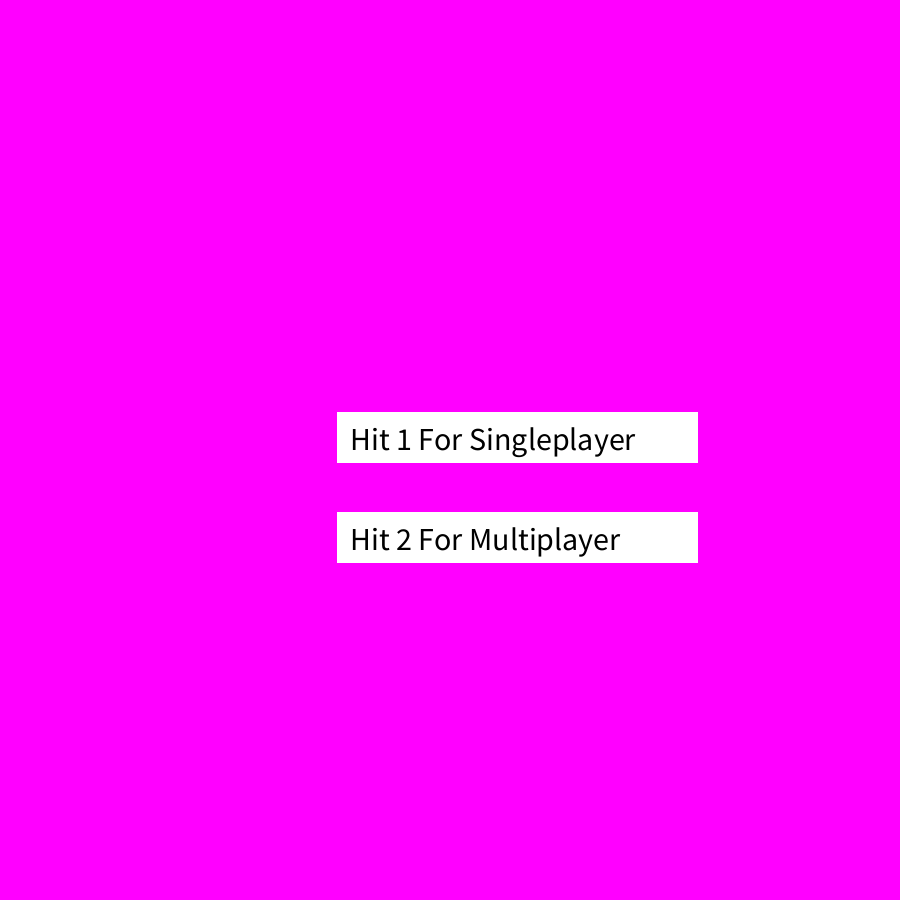
Frame 1 (no input)
Frame 60 (the mouse pressed at the canvas centre just before this capture): identical to frame 1, image omitted
Frame 120 (the mouse held since frame 60 and released just before this capture): identical to frame 1, image omitted

The Processing sketch that drew this single still picture (run headless with seeded random() and noise(); from frame 60 on, the mouse is pressed at the canvas centre):

// Processing sketch: project_16_2
// ── project_16_2.pde
float Xdir1 = 100;
float Ydir1 = 450;
float Xdir2 = 800;
float Ydir2 = 450;
float Xdir3 = 450;
float Ydir3 = 450;
float SpdX = 2;
float SpdY  = 2;
float red = 255;
float ble = 0;
int num1 = 0;
int num2 = 0;
float strt = random(-1,1);
float strt2 = random(-3,3);
float strt3 = random(-3,3);
float bnc = random(.3,1);
float bnc2 = random(-1,1);
boolean P2 = false;
boolean P1 = false;

void setup(){
  size(900,900);
  textSize(32);
}

void draw(){
if(P2 == false && P1 == false){
background(255,0,255);
stroke(255,255,255);
fill(255,255,255);
rect(337.5,412.5,360,50);
rect(337.5,512.5,360,50);
fill(0,0,0);
text("Hit 1 For Singleplayer",350,450);
text("Hit 2 For Multiplayer",350,550);
}
  if(P1 == true){
    P2 = false;
background(255,0,255);
fill(255,255,255);
stroke(255,255,255);
  text(num1,5,30);
  text(num2,875,30);
  rect(Xdir1,Ydir1,25,75);
  rect(Xdir2,Ydir2,25,75);
  ellipse(Xdir3,Ydir3,25,25);Xdir3 = Xdir3 + SpdX;
  Ydir3 = Ydir3 + SpdY;
  if(strt >= 0){
    Xdir3 = Xdir3 +strt2 * SpdX;
    Ydir3 = Ydir3 +strt3 * SpdY;
  }if(strt < 0){
    Xdir3 = Xdir3 +strt3 * SpdX;
    Ydir3 = Ydir3 +strt2 * SpdY;
  }if(Xdir3 <= 0){
    SpdX = SpdX * -1;
     SpdX = SpdX + .1;
}if(Ydir3 <= 0){
   SpdY = SpdY * -1;
   SpdY = SpdY + .1;
}if(Ydir3 >=900){
   SpdY = SpdY * -1;
   SpdY = SpdY + .1;
}if(Xdir3 >=900){
   SpdX = SpdX * -1;
    SpdX = SpdX +.1;
}if(Xdir3 >= 100 && Xdir3 <= 125 && Ydir3 >= Ydir1 && Ydir3 <= Ydir1 + 75){
  SpdX = SpdX * -1;
  SpdX = SpdX +.3;
}if(Xdir3 >= 800 && Xdir3 <= 825 && Ydir3 >= Ydir2 && Ydir3 <= Ydir2 + 75){
  SpdX = SpdX * -1;
  SpdX = SpdX +.3;
}if(Xdir3 <= 0){
 num2 = num2 + 1; 
 Xdir3 = 450;
 Ydir3 = 450;
}if(Xdir3 >= 900){
 num1 = num1 + 1; 
 Xdir3 = 450;
 Ydir3 = 450;
}if( SpdX >= 5){
  SpdX = 5;
}if( SpdY >= 5){
  SpdY = 5;
}if(num1 >= 7){
  background(255,0,255);
  SpdX = 0;
  SpdY = 0;
  fill(0,0,0);
  text("Player One Wins!",350,450);
}if(num2 >= 7){
  background(255,0,255);
  SpdX = 0;
  SpdY = 0;
  fill(0,0,0);
  text("Player Two Wins!",350,450);
}
  }
  if(P2 == true){ 
    P1 = false;
  fill(255,255,255);
  background(255,0,255);
  text(num1,5,30);
  text(num2,875,30);
  rect(Xdir1,Ydir1 - 27.5,25,75);
  rect(Xdir2,Ydir2,25,75);
  ellipse(Xdir3,Ydir3,25,25);Xdir3 = Xdir3 + SpdX;
  Ydir3 = Ydir3 + SpdY;
  if(strt >= 0){
    Xdir3 = Xdir3 +strt2 * SpdX;
    Ydir3 = Ydir3 +strt3 * SpdY;
  }if(strt < 0){
    Xdir3 = Xdir3 +strt3 * SpdX;
    Ydir3 = Ydir3 +strt2 * SpdY;
  }if(Xdir3 <= 0){
    SpdX = SpdX * -1;
     SpdX = SpdX + .1;
     Ydir3 = Ydir3 + bnc;
}if(Ydir3 <= 0){
   SpdY = SpdY * -1;
   SpdY = SpdY + .1;
   Xdir3 = Xdir3 + bnc;
}if(Ydir3 >=900){
   SpdY = SpdY * -1;
   SpdY = SpdY + .1;
   Xdir3 = Xdir3 + bnc;
}if(Xdir3 >=900){
   SpdX = SpdX * -1;
    SpdX = SpdX +.1;
   Ydir3 = Ydir3 + bnc;
}if(Xdir3 >= 100 && Xdir3 <= 125 && Ydir3 >= Ydir3 && Ydir3 <= Ydir1 + 75){
  SpdX = SpdX * -1;
  SpdX = SpdX +.3;
  Xdir3 = Xdir3 + bnc2;
}if(Xdir3 >= 800 && Xdir3 <= 825 && Ydir3 >= Ydir2 && Ydir3 <= Ydir2 + 75){
  SpdX = SpdX * -1;
  SpdX = SpdX +.3;
  Xdir3 = Xdir3 + bnc2;
}if(Xdir3 <= 0){
 num2 = num2 + 1; 
 Xdir3 = 450;
 Ydir3 = 450;
}if(Xdir3 >= 900){
 num1 = num1 + 1; 
 Xdir3 = 450;
 Ydir3 = 450;
}if( SpdX >= 5){
  SpdX = 5;
}if( SpdY >= 5){
  SpdY = 5;
}if(Ydir3 > Ydir1 + 37.5){
  Ydir1 = Ydir1 + 3;
}else if(Ydir3 > Ydir1 - 37.5){
  Ydir1 = Ydir1 - 3;
}if(num1 >= 7){
  background(255,0,255);
  SpdX = 0;
  SpdY = 0;
  fill(0,0,0);
  text("Player Wins!",350,450);
}if(num2 >= 7){
  background(255,0,255);
  SpdX = 0;
  SpdY = 0;
  fill(0,0,0);
  text("Computer Wins!",350,450);
}
}
}
void keyPressed(){
 if(keyCode == UP){
   Ydir2 = Ydir2 - 45;
 }if(keyCode == DOWN){
   Ydir2 = Ydir2 + 45;
 }if(key == 'w'){
   Ydir1 = Ydir1 - 45;
 }if(key == 's'){
   Ydir1 = Ydir1 + 45;
 }if(key == '1'){
   P2 = true;
 }if(key == '2'){
   P1 = true;
 }
}
